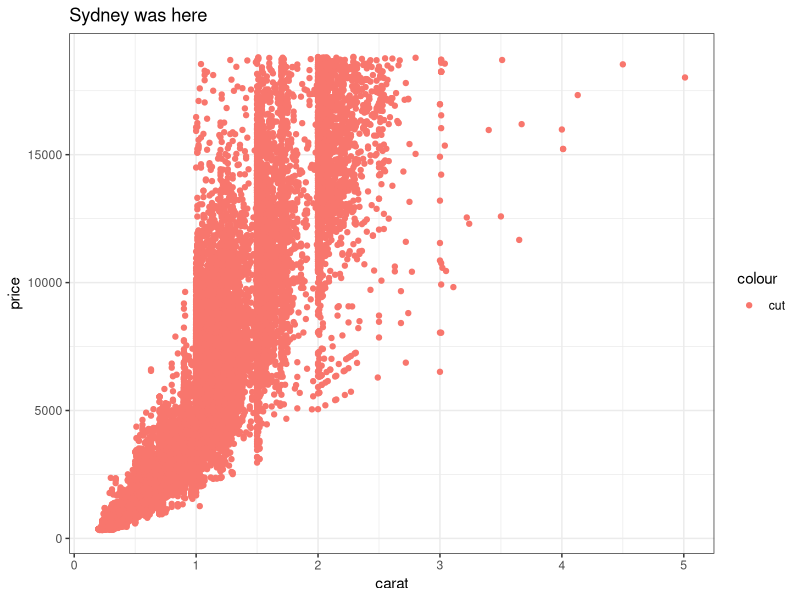
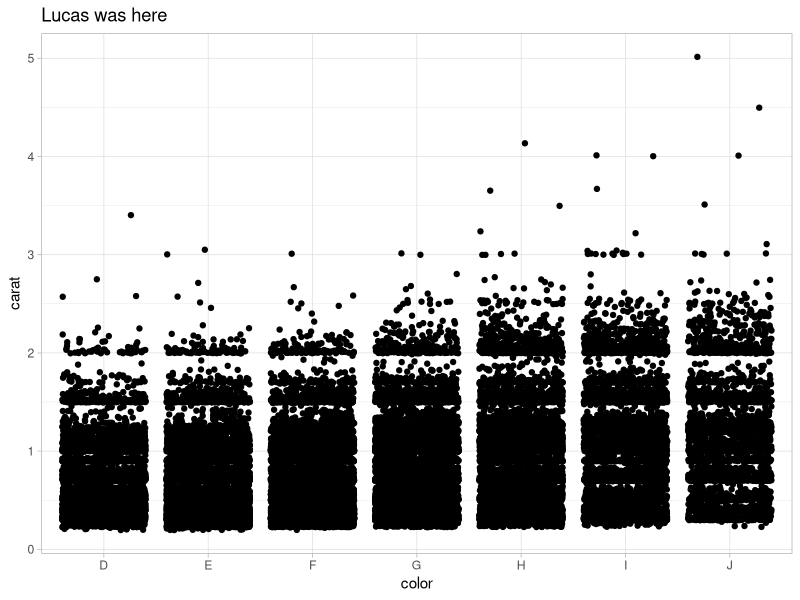
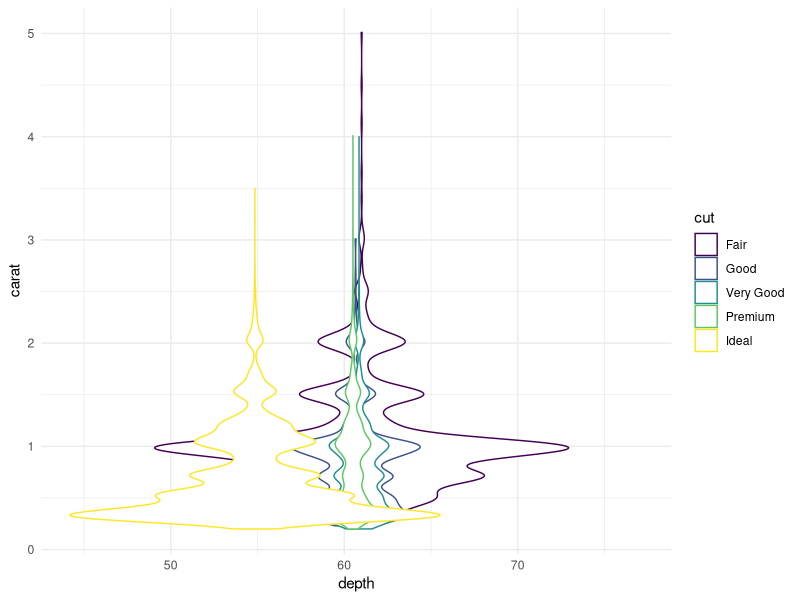
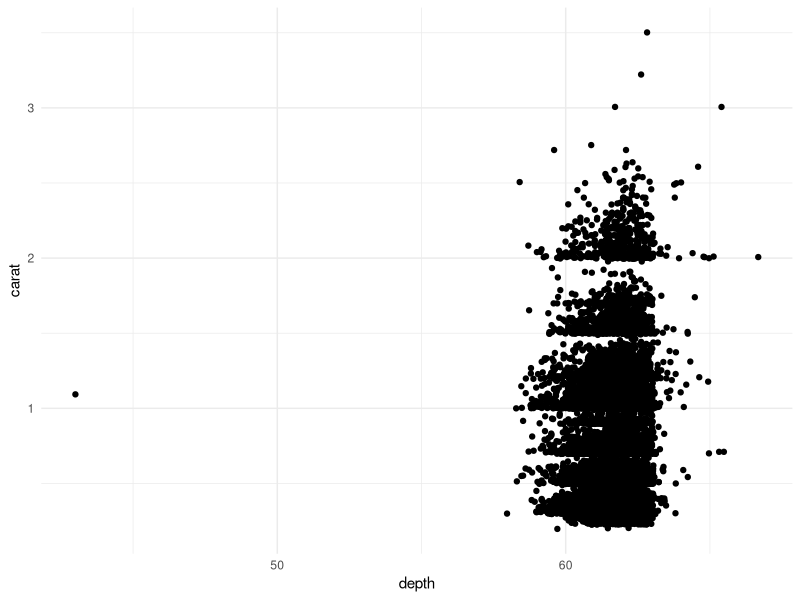

R code for these plots, in order:
## ---- chunk 1
knitr::opts_chunk$set(echo = TRUE)
library(tidyverse)
## ---- chunk 2
# Partner 1: 
# Run the code below to see the original graph
# Change the code below to make the point color change based on 'cut', and update the theme to theme_bw(). Update the title to include your first name. 

ggplot(data = diamonds, aes(x = carat, y = price)) +
  geom_point(aes(color = "cut")) +
  theme_bw() +
  labs(title = "Sydney was here")
## ---- chunk 3
# Partner 2: 
# Run the code below to see the original graph
# Change the code below to make the geom a geom_jitter, and update the theme to theme_light. Update the title to include your first name. 

ggplot(data = diamonds, aes(x = color, y = carat)) +
  geom_jitter() +
  theme_light() +
  labs(title = "Lucas was here")
## ---- chunk 4
ggplot(data = diamonds, aes(x = depth, y = carat, color = cut)) +
  geom_violin() +
  theme_minimal()
  
# Here are my updates!
ideal_diamonds <- diamonds %>% 
  filter(cut == "Ideal")

ggplot(data = ideal_diamonds, aes(x = depth, y = carat)) +
  geom_jitter() +
  theme_minimal()
## ---- chunk 5
